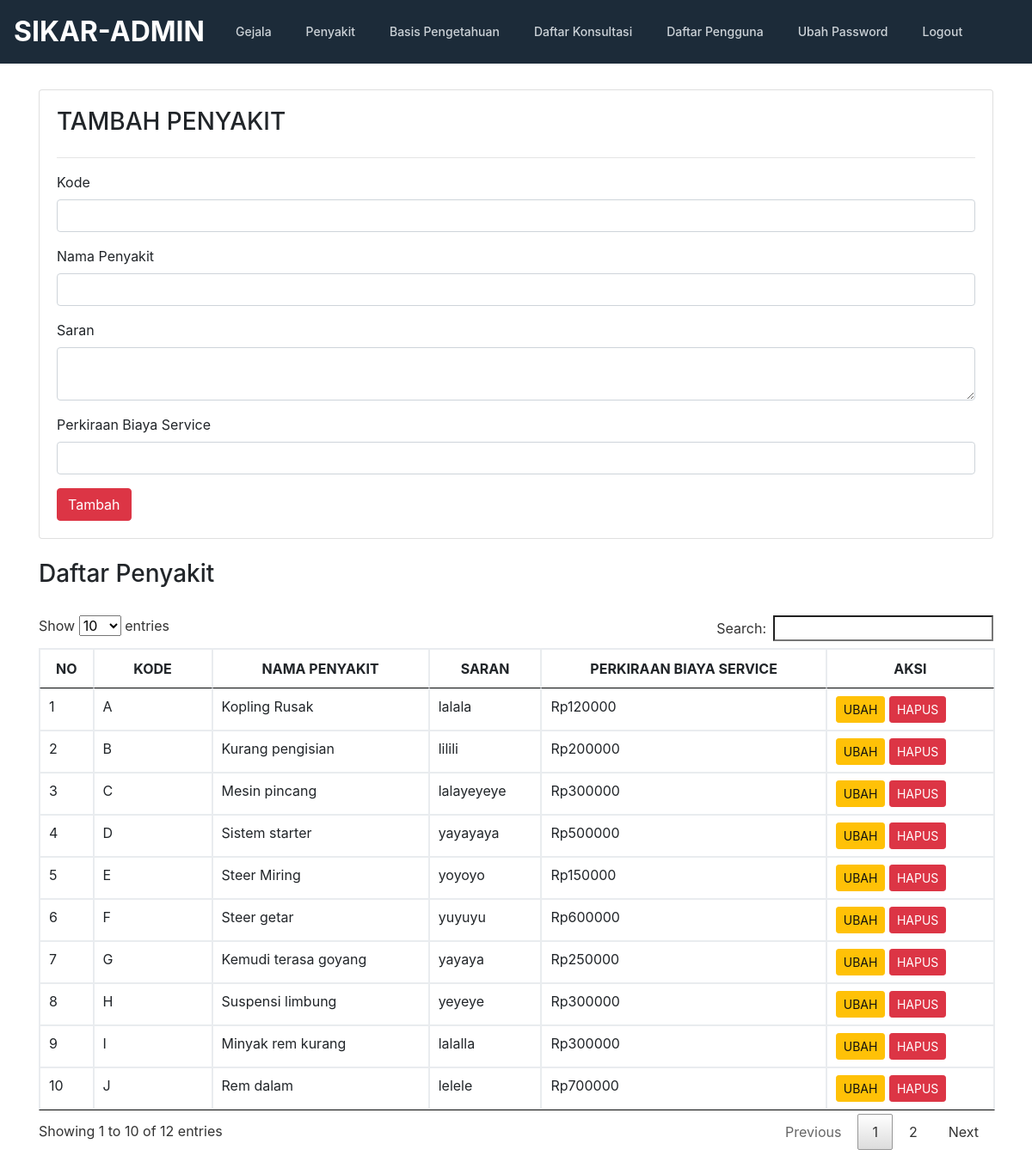
The page /admin/penyakit.php on the database its author committed.
### tables this page shows
CREATE TABLE `penyakit` (
  `id_penyakit` int(12) NOT NULL,
  `kode_penyakit` varchar(100) NOT NULL,
  `nama_penyakit` varchar(100) NOT NULL,
  `saran` text,
  `biaya_service` int(10) NOT NULL
);

### admin/penyakit.php (the view, shortened to what this page needs)
<!doctype html>
<html lang="en">
  <head>
    <link href="../css/bootstrap.min.css" rel="stylesheet">
    <link href="../css/style.css" rel="stylesheet">
    <link href="../css/jquery.dataTables.min.css" rel="stylesheet"/>
  </head>
  <body>
    <?php include "header.php"; ?>
    <section>
      <div class="container">
        <div class="row">
            <div class="col-md-12">
              <div class="card" style="padding:20px">
                <h3>TAMBAH PENYAKIT</h3>
                <hr/>
                <form action="prosestambahpenyakit.php" method="POST">
                  <div class="form-group">
                      <label>Kode</label>
                      <input type="text" name="kode_penyakit" class="form-control" />
                  </div>
                  <div class="form-group">
                      <label>Nama Penyakit</label>
                      <input type="text" name="nama_penyakit" class="form-control" />
                  </div>
                  <div class="form-group">
                      <label>Saran</label>
                      <textarea name="saran" class="form-control"></textarea>
                  </div>
                  <div class="form-group">
                      <label>Perkiraan Biaya Service</label>
                      <input type="number" name="biaya" class="form-control" />
                  </div>
                  <button type="submit" class="btn btn-md btn-danger">Tambah</button>
                </form>
              </div>
              <br/>
              <h3>Daftar Penyakit</h3>
              <br/>
              <div class="row">
                <div class="col-md-12">
                  <table class="table table-bordered table-hover" id="gejala" class="display" style="width:100%">
                    <thead>
                      <tr>
                        <th width="20"><center>NO</center></th>
                        <th width="100"><center>KODE</center></th>
                        <th><center>NAMA PENYAKIT</center></th>
                        <th><center>SARAN</center></th>
                        <th><center>PERKIRAAN BIAYA SERVICE</center></th>
                        <th><center>AKSI</center></th>
                      </tr>
                    </thead>
                    <tbody>
                      <?php
                        include "../conn.php";
                        $query = mysqli_query($koneksi,"SELECT * FROM penyakit ORDER BY id_penyakit ASC");
                        $no=0;
                        while ($data=mysqli_fetch_array($query)) {
                            $no++;
                      ?>
                      <tr>
                          <td><?php echo $no; ?></td>
                          <td><?php echo $data['kode_penyakit']; ?></td>
                          <td><?php echo $data['nama_penyakit']; ?></td>
                          <td><?php echo $data['saran']; ?></td>
                          <td>Rp<?php echo $data['biaya_service']; ?></td>
                          <td>
                              <a  href="editpenyakit.php?id=<?php echo $data['id_penyakit']; ?>" class="btn btn-sm btn-warning">UBAH</a>
                              <a  href="hapuspenyakit.php?id=<?php echo $data['id_penyakit']; ?>" class="btn btn-sm btn-danger">HAPUS</a>
                          </td>
                      </tr>
                      <?php } ?>
                    </tbody>
                  </table>
                </div>
              </div>
            </div>
        </div>
      </div>
    </section>
  </body>
</html>

### css/style.css (style rules this page uses)
.container { position: relative; overflow: hidden; }
section { padding:30px 0; }

### rows shown on the page
penyakit: kode_penyakit "A", nama_penyakit "Kopling Rusak", saran "lalala", biaya_service "120000"
penyakit: kode_penyakit "B", nama_penyakit "Kurang pengisian", saran "lilili", biaya_service "200000"
penyakit: kode_penyakit "C", nama_penyakit "Mesin pincang", saran "lalayeyeye", biaya_service "300000"
penyakit: kode_penyakit "D", nama_penyakit "Sistem starter", saran "yayayaya", biaya_service "500000"
penyakit: kode_penyakit "E", nama_penyakit "Steer Miring", saran "yoyoyo", biaya_service "150000"
penyakit: kode_penyakit "F", nama_penyakit "Steer getar", saran "yuyuyu", biaya_service "600000"
penyakit: kode_penyakit "G", nama_penyakit "Kemudi terasa goyang", saran "yayaya", biaya_service "250000"
penyakit: kode_penyakit "H", nama_penyakit "Suspensi limbung", saran "yeyeye", biaya_service "300000"
penyakit: kode_penyakit "I", nama_penyakit "Minyak rem kurang", saran "lalalla", biaya_service "300000"
penyakit: kode_penyakit "J", nama_penyakit "Rem dalam", saran "lelele", biaya_service "700000"
